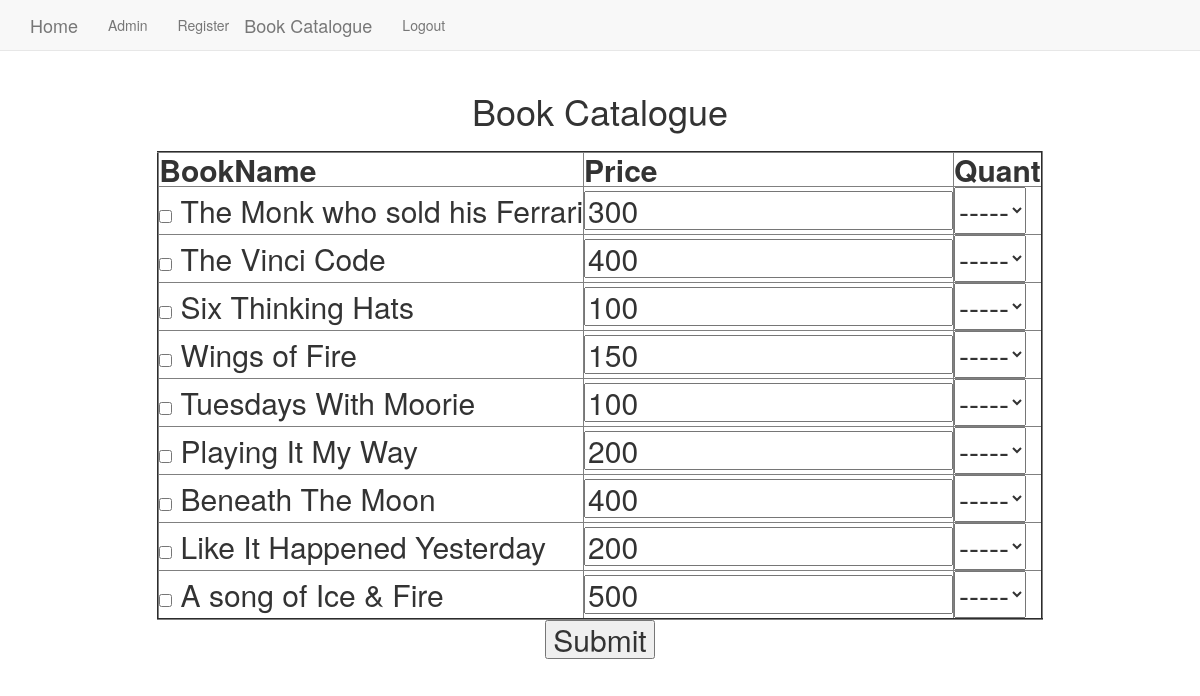
Screenshot of /basic_app/bookcatalogue/ (signed in) with the database file from the repository.
### basic_app/models.py (models this page shows, shortened)
class BookCatalogue(models.Model):
    book_price= models.PositiveIntegerField()
    book_name = models.CharField(max_length=256)
    quantity = models.PositiveIntegerField()

### basic_app/views.py (the view)
@login_required()
def bookcatalogue(request):
    book_list = BookCatalogue.objects.all()
    book_dict = {"book_records": book_list}
    return render(request, 'basic_app/bookcatalogue.html', context=book_dict)

### templates/basic_app/bookcatalogue.html (shortened to what this page needs)
{% extends "basic_app/base.html" %}
{% block body_block %}
<center>
<h1>Book Catalogue</h1>
<div>
    {% if book_records %}
    <h2><table border="2px" >
        <thead>
        <th >BookName</th>
        <th>Price</th>
        <th>Quant</th>
        </thead>
        <form method="POST" action="{% url 'basic_app:view_bookcatalogue' %}">
    {% for book in book_records %}
    <div>
        <td>  <input type="checkbox" name="book[]" value="{{ book.book_name}}"> {{ book.book_name}}<br></td>
        <td > <input  name="price[]" value="{{ book.book_price}}" > </td>
        <td> <select name="quantity[]" >
      <option selected="selected" disabled>-----</option>
  </select></td>
        {% endfor %}
        </table>
    <input type="submit" value="Submit">
    </h2>
    {%else%}
    <h2>Books {{ booklist }} have been ordered for you!
    Your total bill is Rs. {{ totalbill }},Thank you for visting Minerva!!</h2>
    {% endif %}
</div>
</center>
{% endblock %}

### templates/basic_app/base.html (shortened to what this page needs)
<!DOCTYPE html>
<html>
  <head>
    <link rel="stylesheet" href="https://maxcdn.bootstrapcdn.com/bootstrap/3.3.7/css/bootstrap.min.css">
  </head>
  <body>
    <nav class="navbar navbar-default navbar-static-top">
      <div class="container">
        <ul class="nav navbar-nav">
          <li><a class="navbar-brand" href="{% url 'index' %}">Home</a></li>
          <li><a class="navbar-link" href="{% url 'admin:index' %}">Admin</a></li>
          <li><a class="navbar-link" href="{% url 'basic_app:register' %}">Register</a></li>
          <li><a class="navbar-brand" href="{% url 'basic_app:bookcatalogue' %}">Book Catalogue</a></li>
          {% if user.is_authenticated %}
            <li><a href="{% url 'logout' %}">Logout</a></li>
          {% else %}
            <li><a class="navbar-link" href="{% url 'basic_app:user_login' %}">Login</a></li>
          {% endif %}
        </ul>
      </div>
    </nav>
    <div class="container">
    {% block body_block %}
    {% endblock %}
    </div>
  </body></center>
</html>

### rows the page displays
BookCatalogue: book_name "The Monk who sold his Ferrari", book_price "300"
BookCatalogue: book_name "The Vinci Code", book_price "400"
BookCatalogue: book_name "Six Thinking Hats", book_price "100"
BookCatalogue: book_name "Wings of Fire", book_price "150"
BookCatalogue: book_name "Tuesdays With Moorie", book_price "100"
BookCatalogue: book_name "Playing It My Way", book_price "200"
BookCatalogue: book_name "Beneath The Moon", book_price "400"
BookCatalogue: book_name "Like It Happened Yesterday", book_price "200"
BookCatalogue: book_name "A song of Ice & Fire", book_price "500"
